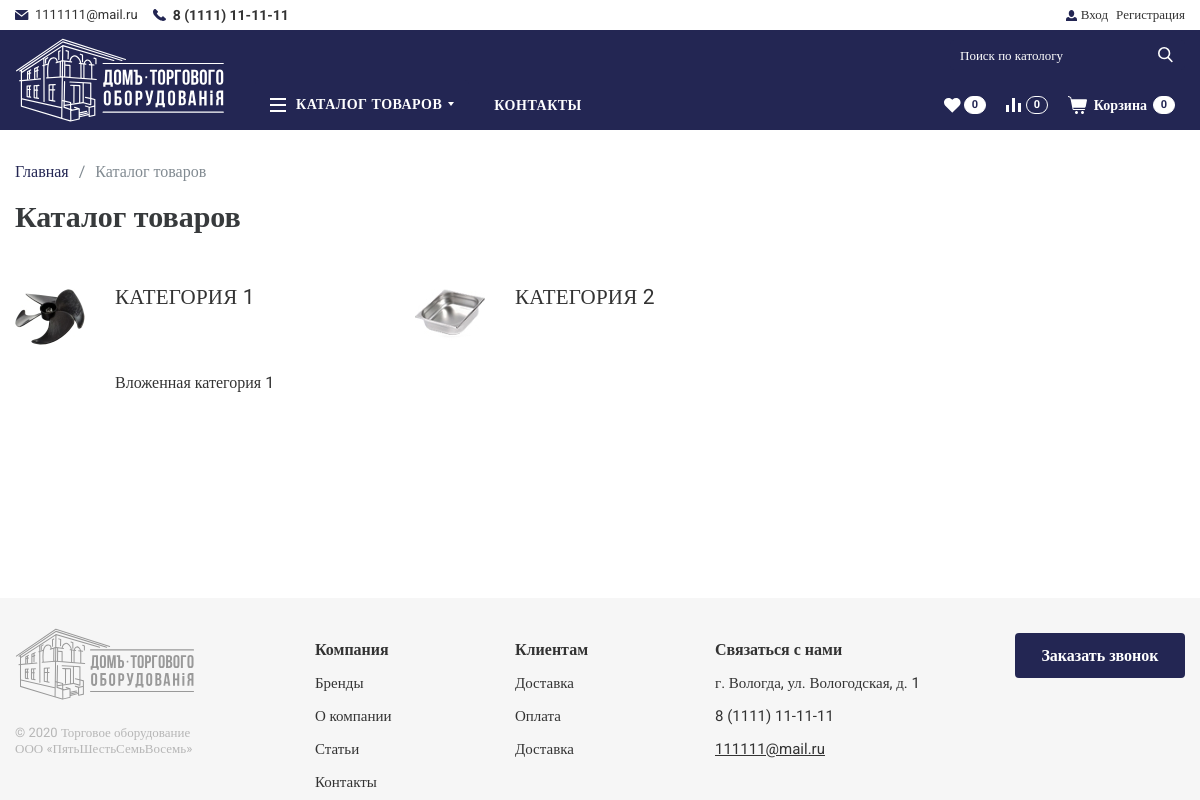
Page /catalog/ on the committed database.
### catalog/models.py (models this page shows, shortened)
class Category(models.Model):
    SPRITE_CHOICES = [
        ('category-icon-1', 'category-icon-1'),
        ('category-icon-2', 'category-icon-2'),
        ('category-icon-3', 'category-icon-3'),
        ('category-icon-4', 'category-icon-4'),
        ('category-icon-5', 'category-icon-5'),
        ('category-icon-6', 'category-icon-6'),
        ('category-icon-7', 'category-icon-7'),
        ('category-icon-8', 'category-icon-8'),
        ('category-icon-9', 'category-icon-9'),
        ('category-icon-10', 'category-icon-10'),
        ('category-icon-11', 'category-icon-11'),
        ('done_icon', 'done_icon'),
        ('exit-icon', 'exit-icon'),
        ('file-icon', 'file-icon'),
        ('heart-icon', 'heart-icon'),
        ('mail', 'mail'),
        ('no_photo', 'no_photo'),
        ('phone', 'phone'),
        ('wallet', 'wallet')
    ]
    title = models.CharField(max_length=60,  verbose_name='Название категории')
    about = models.TextField(verbose_name='Описание категории', null=True, blank=True)
    parent = models.ForeignKey('self', on_delete=models.PROTECT, verbose_name='Родитель', null=True, blank=True)
    svg = models.CharField(max_length=16, choices=SPRITE_CHOICES, default = 'no_photo')
    image = models.ImageField(upload_to='images/categories', default='catalog-block-img1.jpg')
    slug = models.SlugField(allow_unicode=False, unique=True, max_length=150)
    class Meta:
        ordering = ["title"]
        verbose_name = "Категория"
        verbose_name_plural = "Категории товаров"
    def get_childs(self):
        return Category.objects.filter(parent=self.pk)
    def get_absolute_url(self):
        return "/catalog/%s" % self.slug
    def childs_exists(self):
        return Category.objects.filter(parent=self.pk).exists()

### catalog/views.py (the view, shortened to what this page needs)
# urls.py: path('', CategoryListTemplateView.as_view(), name='CategoryList'),
class CategoryListTemplateView(TemplateView, SingleObjectMixin):
    template_name = 'categories.html'
    def get_context_data(self, **kwargs):
        return {}

### templates/categories.html
{% extends 'base.html' %}
{% block content %}
{% load static %}
<div class="page">
    <div class="container">
        <div class="row">
            <div class="col-12">
                <div class="breadcrumbs">
                    <ul>
                        <li><a href="/">Главная</a></li>
                        <li> <span>Каталог товаров</span></li>
                    </ul>
                </div>
                <p class="page__title">Каталог товаров</p>
            </div>
            <div class="col-12">
                <div class="catalog-collapse" id="catalog-collapse">
                    <div class="row">
                        {% for category in catalog %}
                            <div class="col-12 col-sm-6 col-lg-4">
                                <div class="catalog-block">
                                    <span class="catalog-block__image"><img src="{{ MEDIA_URL }}{{ category.image }}" alt="category image"/></span>
                                    <span class="catalog-block__content">
                                        <a class="catalog-block__title" href="{{ category.get_absolute_url }}">{{ category.title }}</a>
                                        {% with category.get_childs as childs %}
                                            {% if childs|length > 5 %}
                                                {% for child in childs|slice:":5" %}
                                                <a class="catalog-block__link" href="{{ child.get_absolute_url }}">{{ child.title }}</a>
                                                {% endfor %}
                                                <div class="catalog-collapse__collapse collapse" id="catalog-collapse{{ forloop.counter }}" aria-labelledby="headingOne">
                                                    <div class="catalog-collapse__collapse-content">
                                                        {% for child in childs|slice:"5:" %}
                                                            <a class="catalog-block__link" href="{{ child.get_absolute_url }}">{{ child.title }}</a>
                                                        {% endfor %}
                                                    </div>
                                                </div>
                                                <a class="catalog-block__collapse-trigger collapsed" data-toggle="collapse" data-target="#catalog-collapse{{ forloop.counter }}" aria-expanded="false" aria-controls="catalog-collapse{{ forloop.counter }}"></a>
                                            {% else %}
                                                {% for child in childs %}
                                                    <a class="catalog-block__link" href="{{ child.get_absolute_url }}">{{ child.title }}</a>
                                                {% endfor %}
                                            {% endif %}
                                        {% endwith %}
                                    </span>
                                </div>
                            </div>
                        {% endfor %}
                    </div>
                </div>
            </div>
        </div>
    </div>
</div>
{% endblock content %}

### rows in the picture
Category: image (picture), title "КАТЕГОРИЯ 1"
Category: title "Вложенная категория 1"
Category: image (picture), title "КАТЕГОРИЯ 2"
